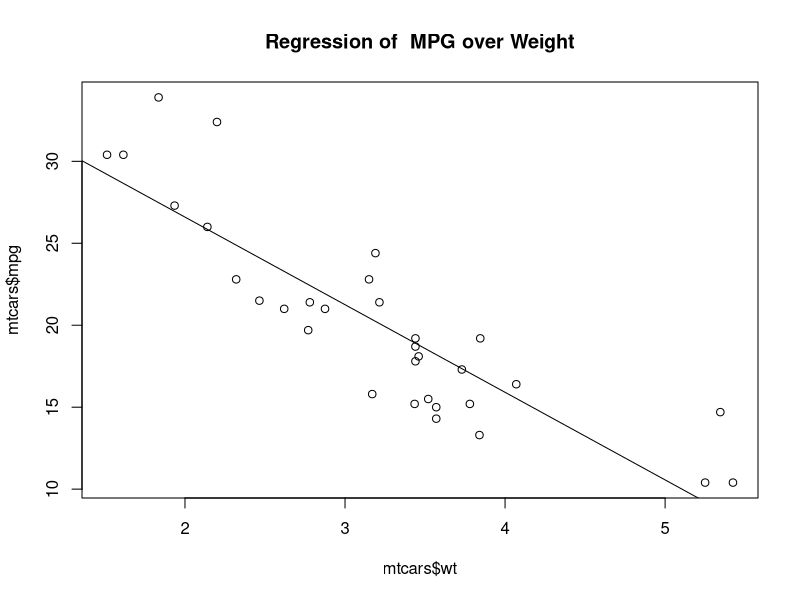
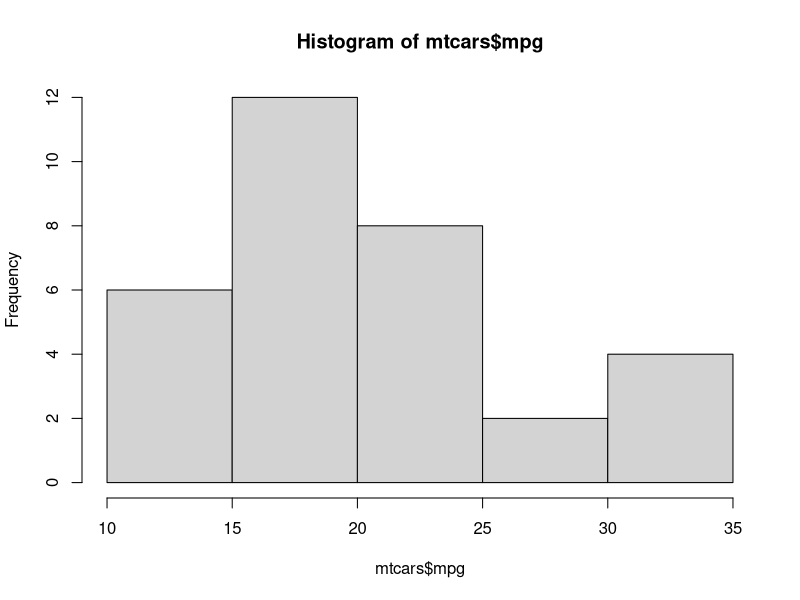
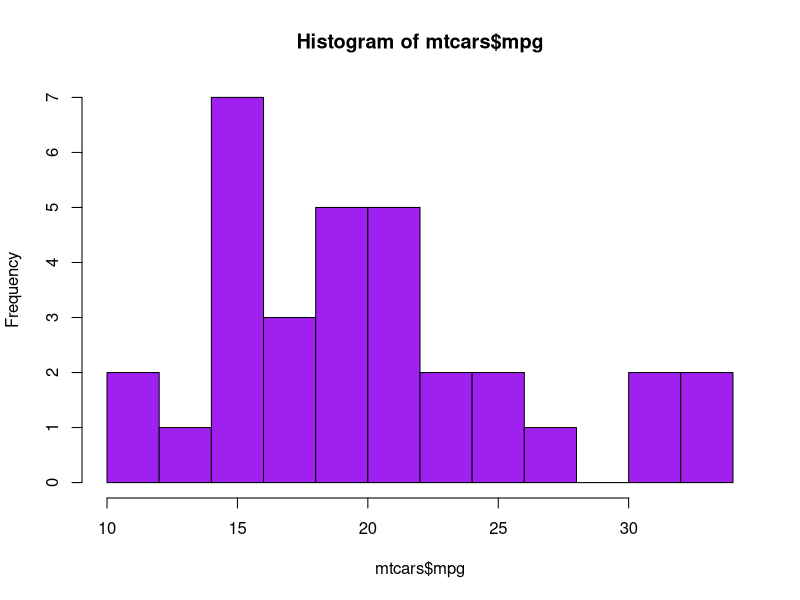
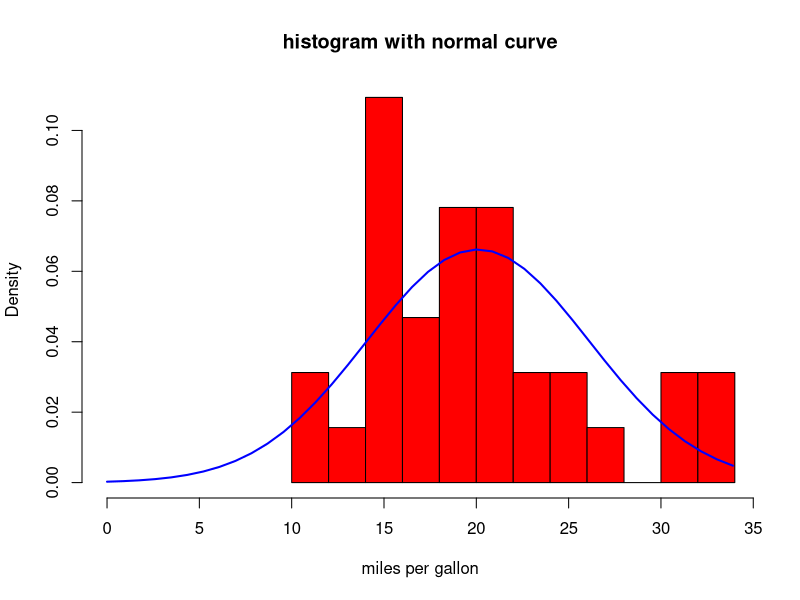

R code for these plots, in order:
#creating graph

plot(mtcars$wt,mtcars$mpg)
abline(lm(mtcars$mpg~mtcars$wt)) #Linear regression
title("Regression of  MPG over Weight")

#simple histogram

hist(mtcars$mpg)
hist(mtcars$mpg,breaks =  10,col = "purple")

#add a normal curve
x = mtcars$mpg
hist(x, breaks = 10 ,freq = F ,col="red" ,xlim = c(0,max(x)), xlab = "miles per gallon",main = "histogram with normal curve")
xfit = seq(0,max(x),length =40)
yfit = dnorm(xfit , mean = mean(x) , sd = sd(x))
lines(xfit , yfit,col="blue",lwd = 2)
